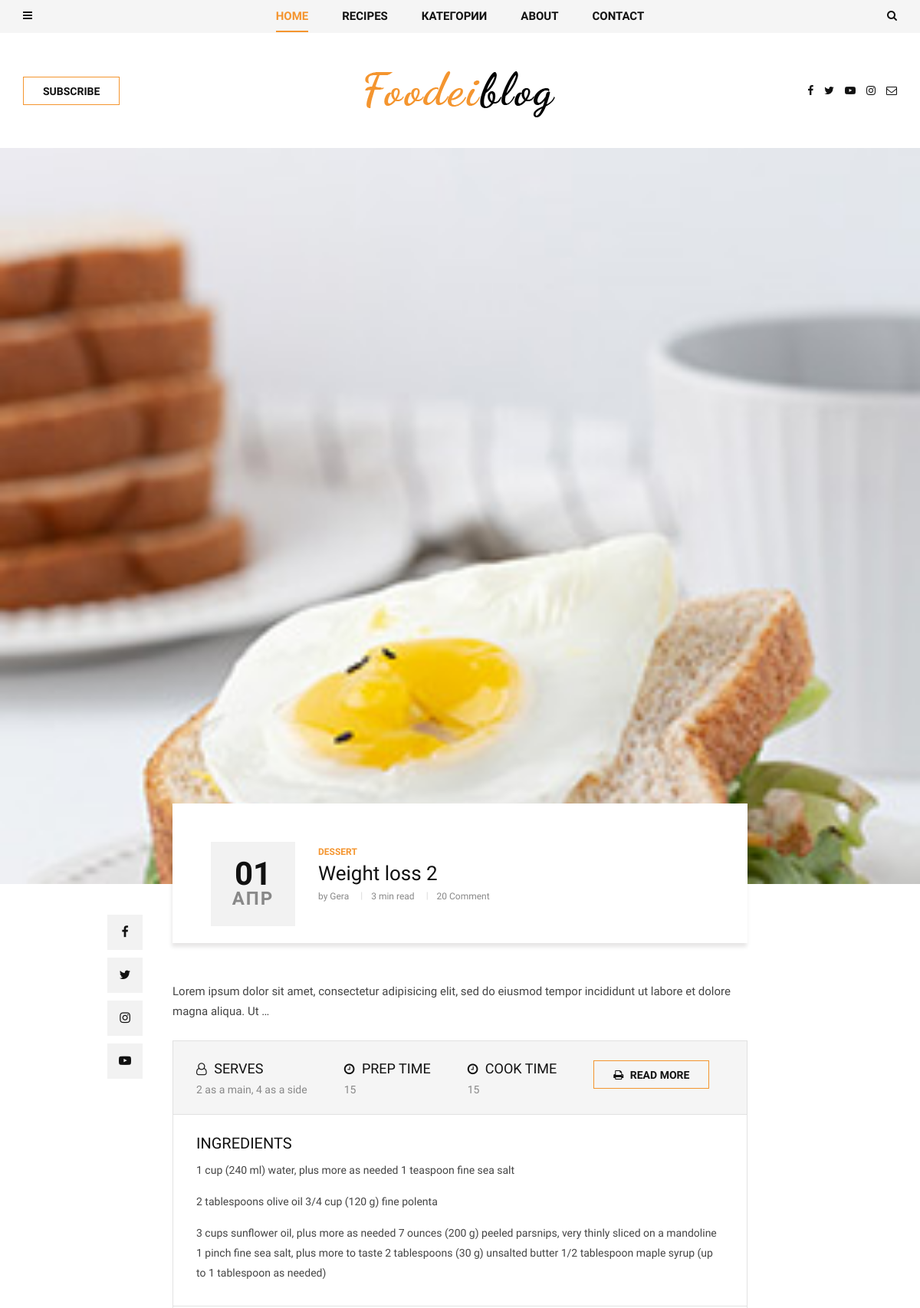
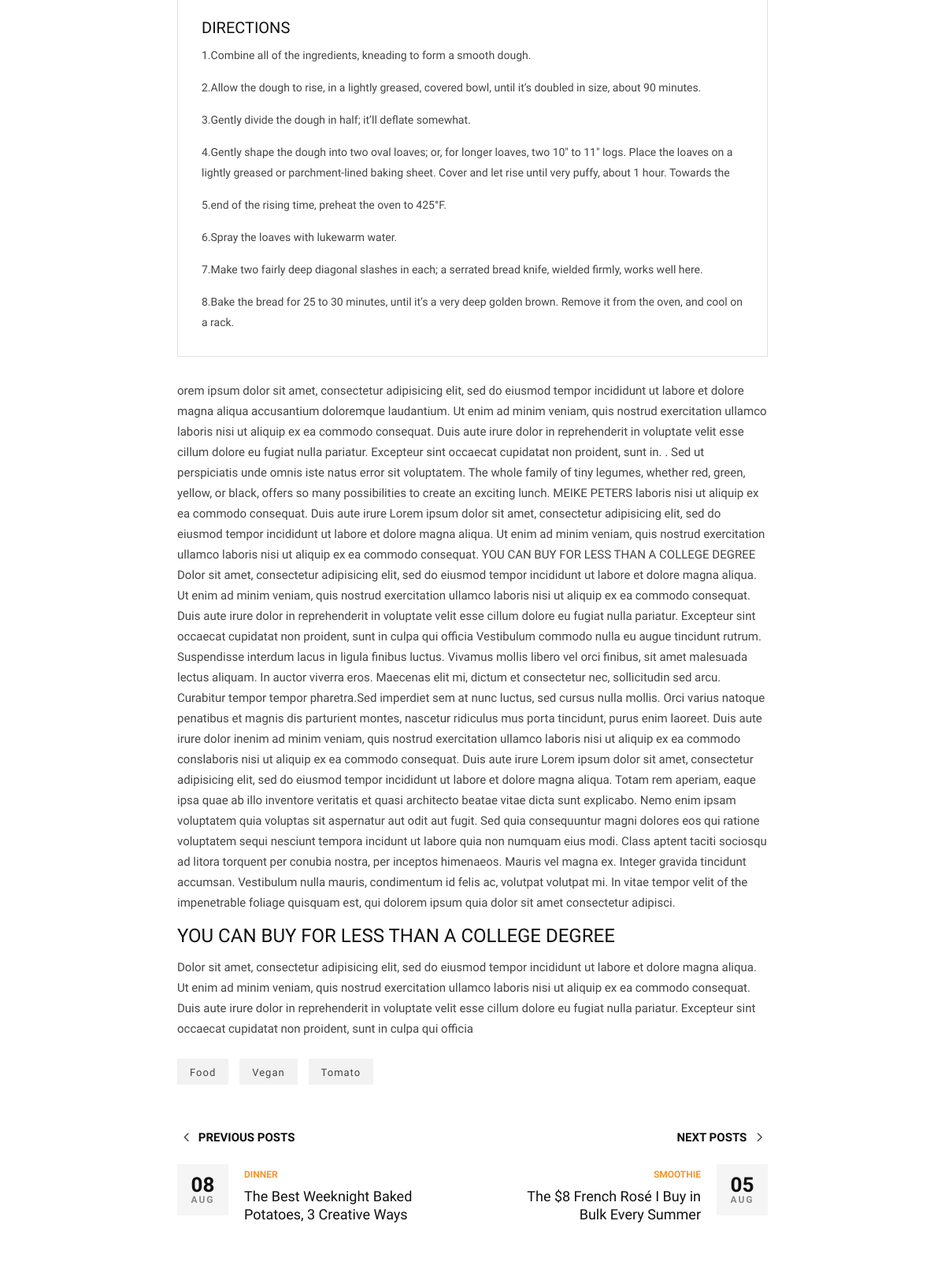
The page /dessert/food_vegan2/ (upper part) on the database its author committed (2 pictures, top to bottom).
### blog/models.py (models this page shows, shortened)
class Post(models.Model):
    author = models.ForeignKey(User, related_name="posts",on_delete=models.CASCADE)
    title = models.CharField(max_length=200)
    image = models.ImageField(upload_to='articles/')
    text = models.TextField()
    category = models.ForeignKey(
         Category,
         related_name="post",
         on_delete=models.SET_NULL,
         null=True
     )
    tags = models.ManyToManyField(Tag, related_name="post")
    create_at = models.DateTimeField(auto_now_add=True)
    slug = models.SlugField(max_length=200, default='', unique=True)
    def get_recipes(self):
        return self.recipes.all()

class Category(MPTTModel):
    name = models.CharField(max_length=100)
    slug = models.SlugField(max_length=100)
    parent = TreeForeignKey(
        'self',
        related_name="children",
        on_delete=models.SET_NULL,
        null=True,
        blank=True
    )
    def __str__(self):
        return self.name
    class MPTTMeta:
        order_insertion_by = ['name']

class Recipe(models.Model):
    name = models.CharField(max_length=100)
    serves = models.CharField(max_length=50)
    prep_time = models.PositiveIntegerField(default=0)
    cook_time = models.PositiveIntegerField(default=0)
    ingredients = RichTextField()
    directions = RichTextField()
    post = models.ForeignKey(
        Post,
        related_name="recipes",
        on_delete=models.SET_NULL,
        null=True,
        blank=True
    )

class Tag(models.Model):
    name = models.CharField(max_length=100)
    slug = models.SlugField(max_length=100)

### blog/views.py (the view)
# urls.py: path('<slug:slug>/<slug:post_slug>/', views.PostDetailView.as_view(), name="post_single"),
class PostDetailView(DetailView):
    model = Post
    context_object_name = "post"
    slug_url_kwarg = 'post_slug'

### blog/templatetags/menu_tags.py (called while the page is built)
@register.inclusion_tag('blog/include/tags/top_menu.html')
def get_categories():
    category = Category.objects.all()#filter(parent__isnull=True).order_by("name")
    return {"list_category": category}

### templates/blog/post_detail.html (shortened to what this page needs)
{% extends 'base.html' %}
{% block content %}
    <section class="single-post spad">
        <div class="single-post__hero set-bg" data-setbg="{{ post.image.url }}"></div>
        <div class="container">
            <div class="row d-flex justify-content-center">
                <div class="col-lg-8">
                    <div class="single-post__title">
                        <div class="single-post__title__meta">
                            <h2>{{ post.create_at|date:"d" }}</h2>
                            <span>{{ post.create_at|date:"M" }}</span>
                        </div>
                        <div class="single-post__title__text">
                            <ul class="label">
                                <li>{{ post.category}}</li>
                            </ul>
                            <h4>{{ post.title}}</h4>
                            <ul class="widget">
                                <li>by {{ post.author }}</li>
                                <li>3 min read</li>
                                <li>20 Comment</li>
                            </ul>
                        </div>
                    </div>
                    <div class="single-post__social__item">
                        <ul>
                            <li><a href="#"><i class="fa fa-facebook"></i></a></li>
                            <li><a href="#"><i class="fa fa-twitter"></i></a></li>
                            <li><a href="#"><i class="fa fa-instagram"></i></a></li>
                            <li><a href="#"><i class="fa fa-youtube-play"></i></a></li>
                        </ul>
                    </div>
                    <div class="single-post__top__text">
                        <p>{{ post.text|truncatewords:20 }} </p>
                    </div>
                    <div class="single-post__recipe__details">
                      {% for recipe in post.get_recipes %}
                        <div class="single-post__recipe__details__option">
                            <ul>
                                <li>
                                    <h5><i class="fa fa-user-o"></i> SERVES</h5>
                                    <span>{{ recipe.serves }}</span>
                                </li>
                                <li>
                                    <h5><i class="fa fa-clock-o"></i> PREP TIME</h5>
                                    <span>{{ recipe.prep_time }}</span>
                                </li>
                                <li>
                                    <h5><i class="fa fa-clock-o"></i> Cook TIME</h5>
                                    <span>{{ recipe.cook_time }}</span>
                                </li>
                                <li><a href="#" class="primary-btn"><i class="fa fa-print"></i> Read more</a></li>
                            </ul>
                        </div>
                        <div class="single-post__recipe__details__indegradients">
                            <h5>Ingredients</h5>
                        {{ recipe.ingredients|safe }}
                        </div>
                        <div class="single-post__recipe__details__direction">
                            <h5>Directions</h5>
                        {{ recipe.directions|safe }}
                        </div>
                        {% endfor %}
                    </div>
                    <div class="single-post__desc">
                        <p>{{ post.text|slice:"250:" }}</p>
                        <h4>You Can Buy For Less Than A College Degree</h4>
                        <p>Dolor sit amet, consectetur adipisicing elit, sed do eiusmod tempor incididunt ut labore et
                            dolore magna aliqua. Ut enim ad minim veniam, quis nostrud exercitation ullamco laboris nisi
                            ut aliquip ex ea commodo consequat. Duis aute irure dolor in reprehenderit in voluptate
                            velit esse cillum dolore eu fugiat nulla pariatur. Excepteur sint occaecat cupidatat non
                            proident, sunt in culpa qui officia </p>
                    </div>
                    <div class="single-post__tags">
                        {% for tag in post.tags.all %}
                        <a href="#">{{ tag.name }}</a>
                        {% endfor %}
                    </div>
                    <div class="single-post__next__previous">
                        <div class="row">
                            <div class="col-lg-6 col-md-6 col-sm-6">
                                <a href="#" class="single-post__previous">
                                    <h6><span class="arrow_carrot-left"></span> Previous posts</h6>
                                    <div class="single-post__previous__meta">
                                        <h4>08</h4>
                                        <span>Aug</span>
                                    </div>
                                    <div class="single-post__previous__text">
                                        <span>Dinner</span>
                                        <h5>The Best Weeknight Baked <br />Potatoes, 3 Creative Ways</h5>
                                    </div>
                                </a>
                            </div>
                            <div class="col-lg-6 col-md-6 col-sm-6">
                                <a href="#" class="single-post__next">
                                    <h6>Next posts <span class="arrow_carrot-right"></span> </h6>
                                    <div class="single-post__next__meta">
                                        <h4>05</h4>
                                        <span>Aug</span>
                                    </div>
                                    <div class="single-post__next__text">
                                        <span>Smoothie</span>
                                        <h5>The $8 French Rosé I Buy in <br />Bulk Every Summer</h5>
                                    </div>
                                </a>
                            </div>
                        </div>
                    </div>
                </div>
            </div>
        </div>
    </section>
{% endblock content %}

### rows shown on the page
Post: create_at "01", create_at "АПР", category "DESSERT", title "Weight loss 2", author "Gera", text "Lorem ipsum dolor sit amet, consectetur adipisicing elit, sed do eiusmod tempor incididunt ut labore et dolore magna aliqua. Ut …", text "orem ipsum dolor sit amet, consectetur adipisicing elit, sed do eiusmod tempor incididunt ut labore et dolore magna aliqua accusantium doloremque laudantium. Ut enim ad minim veniam, quis nostrud exercitation ullamco laboris nisi ut aliquip ex ea commodo consequat. Duis aute irure dolor in reprehenderit in voluptate velit esse cillum dolore eu fugiat nulla pariatur. Excepteur sint occaecat cupidatat non proident, sunt in. . Sed ut perspiciatis unde omnis iste natus error sit voluptatem. The whole family of tiny legumes, whether red, green, yellow, or black, offers so many possibilities to create an exciting lunch. MEIKE PETERS laboris nisi ut aliquip ex ea commodo consequat. Duis aute irure…"
Recipe: serves "2 as a main, 4 as a side", prep_time "15", cook_time "15", ingredients "1 cup (240 ml) water, plus more as needed 1 teaspoon fine sea salt 2 tablespoons olive oil 3/4 cup (120 g) fine polenta 3 cups sunflower oil, plus more as needed 7 ounces (200 g) peeled parsnips, very thinly sliced on a mandoline 1 pinch fine sea salt, plus more to taste 2 tablespoons (30 g) unsalted butter 1/2 tablespoon maple syrup (up to 1 tablespoon as needed)", directions "1.Combine all of the ingredients, kneading to form a smooth dough. 2.Allow the dough to rise, in a lightly greased, covered bowl, until it’s doubled in size, about 90 minutes. 3.Gently divide the dough in half; it’ll deflate somewhat. 4.Gently shape the dough into two oval loaves; or, for longer loaves, two 10″ to 11″ logs. Place the loaves on a lightly greased or parchment-lined baking sheet. Cover and let rise until very puffy, about 1 hour. Towards the 5.end of the rising time, preheat the oven to 425°F. 6.Spray the loaves with lukewarm water. 7.Make two fairly deep diagonal slashes in each; a serrated bread knife, wielded firmly, works well here. 8.Bake the bread for 25 to 30 minutes,…"
Tag: name "Food"
Tag: name "Vegan"
Tag: name "Tomato"
